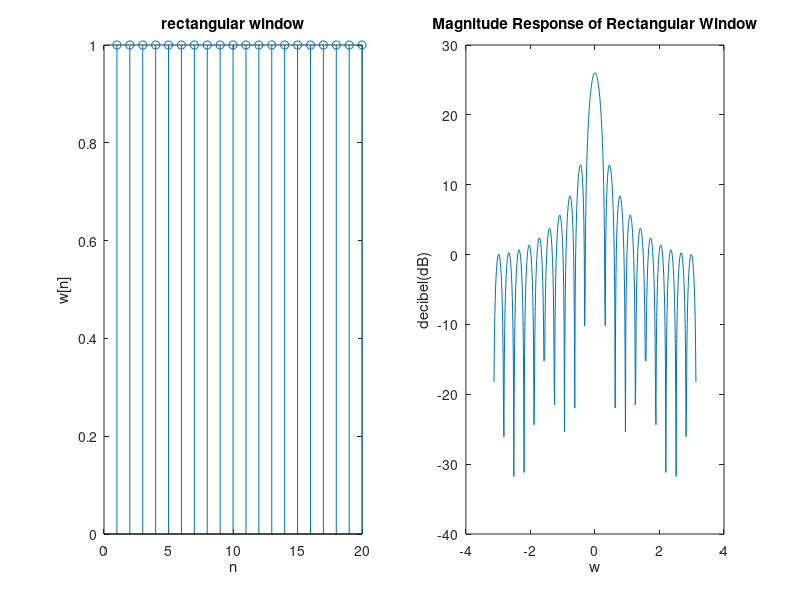
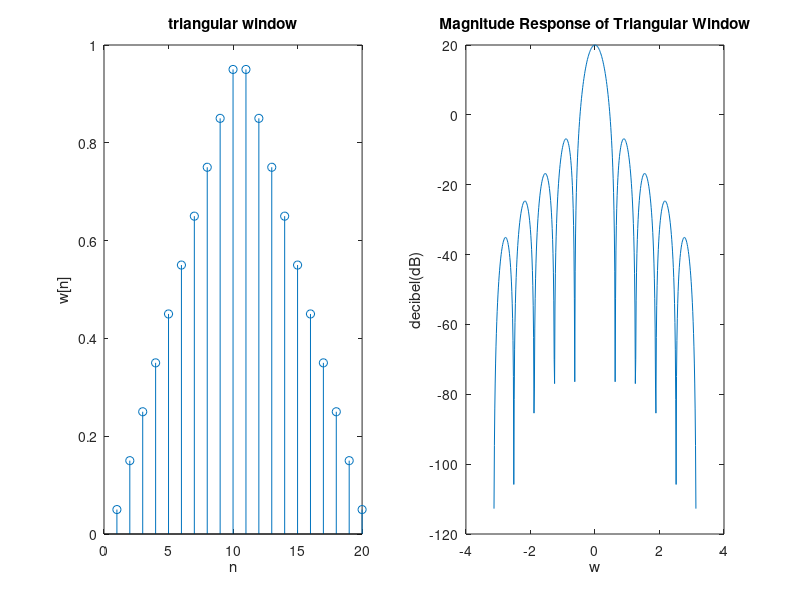
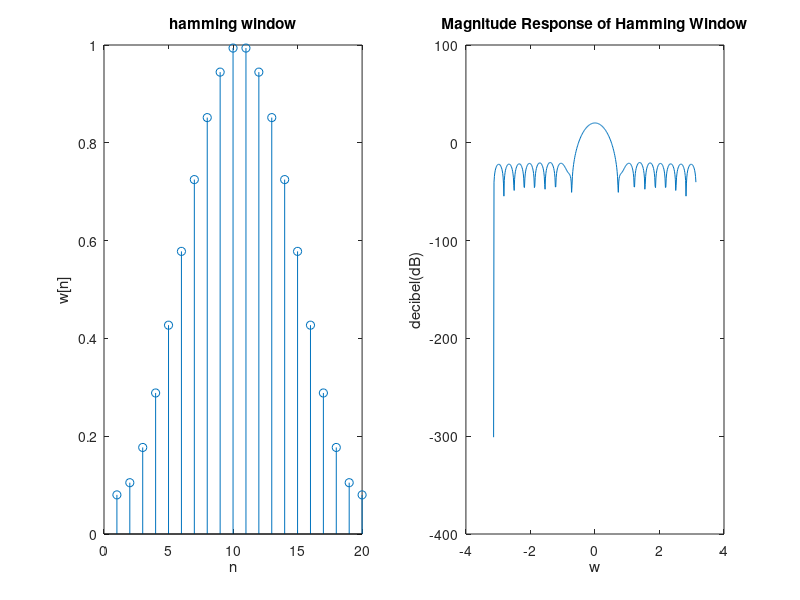
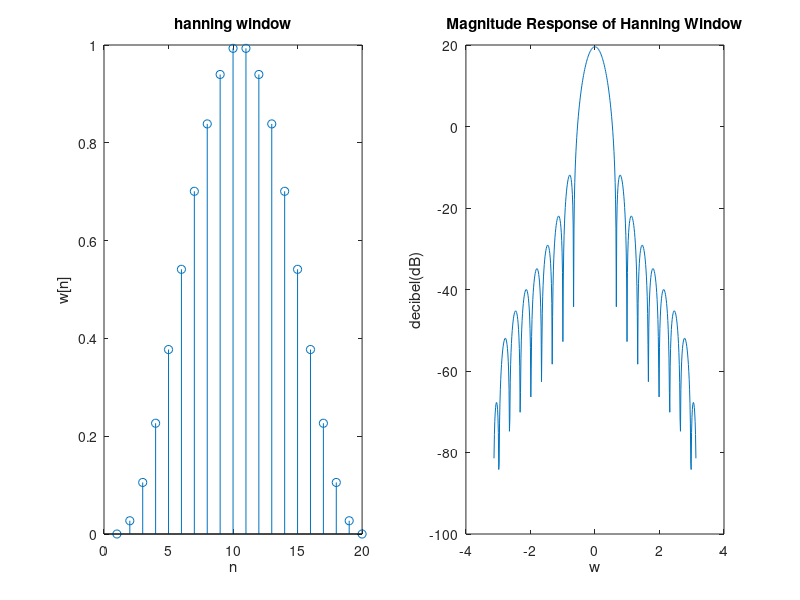

Reproduce these figures in MATLAB, in order.
w1 = rectwin(20);
w2 = triang(20);
w3 = hamming(20);
w4 = hann(20);
w5 = kaiser(20,0.1);

W1 = fft(w1,512)
W2 = fft(w2,512)
W3 = fft(w3,512)
W4 = fft(w4,512)
W5 = fft(w5,512)

W1 = fftshift(W1)
W2 = fftshift(W2)
W3 = fftshift(W3)
W4 = fftshift(W4)
W5 = fftshift(W5)

w = fftshift((0:511)/512*2*pi);
w(1:256) = w(1:256) - 2*pi;

response1 = mag2db(abs(W1))
response2 = mag2db(abs(W2))
response3 = mag2db(abs(W3))
response4 = mag2db(abs(W4))
response5 = mag2db(abs(W5))

figure(1)
subplot(1,2,1);
stem(w1);
title('rectangular window')
xlabel('n')
ylabel('w[n]')
subplot(1,2,2)
plot(w,response1)
title('Magnitude Response of Rectangular Window')
xlabel('w')
ylabel('decibel(dB)')

figure(2)
subplot(1,2,1)
stem(w2)
title('triangular window')
xlabel('n')
ylabel('w[n]')
subplot(1,2,2)
plot(w,response2)
title('Magnitude Response of Triangular Window')
xlabel('w')
ylabel('decibel(dB)')

figure(3)
subplot(1,2,1)
stem(w3)
title('hamming window')
xlabel('n')
ylabel('w[n]')
subplot(1,2,2)
plot(w,response3)
title('Magnitude Response of Hamming Window')
xlabel('w')
ylabel('decibel(dB)')

figure(4)
subplot(1,2,1)
stem(w4)
title('hanning window')
xlabel('n')
ylabel('w[n]')
subplot(1,2,2)
plot(w,response4)
title('Magnitude Response of Hanning Window')
xlabel('w')
ylabel('decibel(dB)')

figure(5)
subplot(1,2,1)
stem(w5)
title('kaiser window')
xlabel('n')
ylabel('w[n]')
subplot(1,2,2)
plot(w,response3)
title('Magnitude Response of Kaiser Window')
xlabel('w')
ylabel('decibel(dB)')
